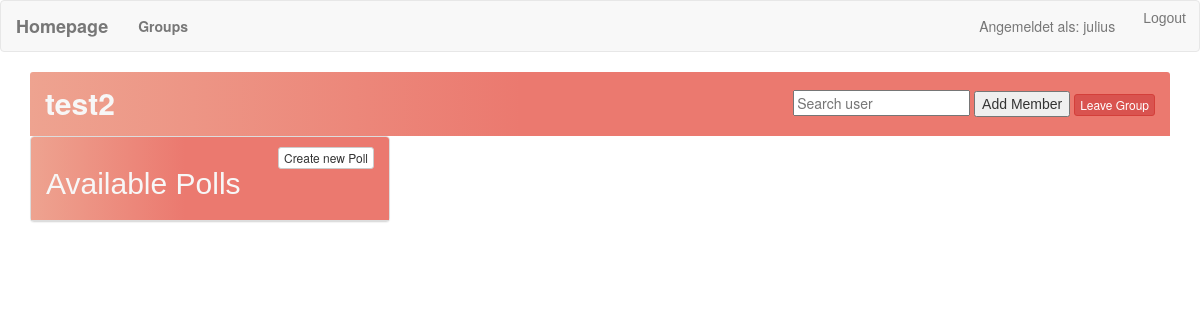
Page /group/2/ (signed in) on the earlier database version.
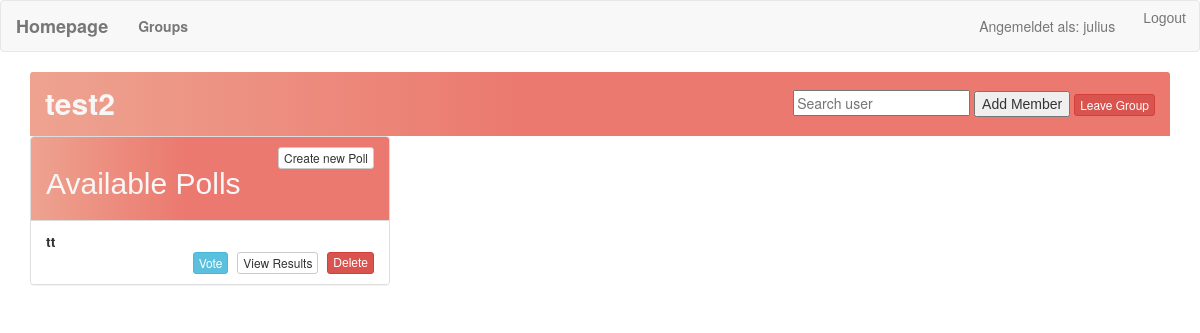
Same page on the later database version.
### todolist/models.py (models this page shows, shortened)
class Group(models.Model):
    name = models.CharField(max_length=100)
    members = models.ManyToManyField(User, related_name='group_memberships')
    polls = models.ManyToManyField('poll.Poll', related_name='groups_polls', blank=True)

### poll/models.py (models this page shows, shortened)
class Poll(models.Model):
    question = models.TextField(max_length=105)
    option_one = models.CharField(max_length=30)
    option_two = models.CharField(max_length=30)
    option_three = models.CharField(max_length=30)
    option_one_count = models.IntegerField(default=0)
    option_two_count = models.IntegerField(default=0)
    option_three_count = models.IntegerField(default=0)
    group = models.ForeignKey(Group, related_name='group_polls', null=True, blank=True, on_delete=models.SET_NULL)#angepasst

### todolist/views.py (the view)
# urls.py: path('group/<int:group_id>/', todolist_views.group_detail, name='group_detail'),
def group_detail(request, group_id):
    group = Group.objects.get(pk=group_id)
    if request.user in group.members.all():
        polls = Poll.objects.filter(group=group)
        return render(request, 'group_detail.html', {'group': group, 'polls': polls})
    else:
        return redirect('group')  # Hier kannst du den Pfad anpassen

### templates/group_detail.html (shortened to what this page needs)
{% extends "base.html" %}
{% block main %}
<div class="panel-heading" style="display: flex; justify-content: space-between; align-items: center;">
    <div class="panel-title">
        {{ group.name }}
    </div>
    <form method="post" action="{% url 'add_member' group_id=group.id %}">
        <input type="text" name="username" placeholder="Search user">
        <button type="submit">Add Member</button>
        <a href="{% url 'leave_group' group.id %}" class="btn btn-danger btn-xs" onclick="return confirm('Are you sure you want to leave this group?');">Leave Group</a>
    </form>
</div>
<div class="row">
    <div class="col-lg-4 col-lg-offset-0">
        <div class="panel panel-default">
            <div class="panel-heading" style="display: flex; justify-content: space-between; align-items: center;">
                <div class="panel-title">
                    <h2>Available Polls</h2>
                  </div>
                <a href="{% url 'create' group_id=group.id %}" class="btn btn-default btn-xs"style="align-self: flex-start;">Create new Poll</a>
            </div>
            <ul class="list-group">
                {% for poll in polls %}
                <li class="list-group-item">
                    <strong>{{ poll.question }}</strong>
                    <div class="button-container">
                        <a href="{% url 'vote' poll.id %}" class="btn btn-info btn-xs">Vote</a> &nbsp;
                        <a href="{% url 'results' poll.id %}" class="btn btn-default btn-xs">View Results</a> &nbsp;
                        <form action="{% url 'delete_poll' poll.id %}" method="post" style="display: inline-block;" onsubmit="return confirm('Are you sure you want to delete this poll?');">
                            <button type="submit" class="btn btn-danger btn-xs">Delete</button>
                        </form>
                    </div>
                </li>
                {% endfor %}
            </ul>
        </div>
    </div>
</div>
{% endblock %}

### templates/base.html (shortened to what this page needs)
<!DOCTYPE html>
<html lang="en">
    <head>
        <link rel="stylesheet" href="https://maxcdn.bootstrapcdn.com/bootstrap/3.3.7/css/bootstrap.min.css">
    </head>
    <body>
        <nav class="navbar navbar-default" role="navigation">
            <div class="navbar-header">
                <a class="navbar-brand" href="{% url 'calendar' %}">Homepage</a>
            </div>
                <div class="collapse navbar-collapse navbar-ex1-collapse">
                    <ul class="nav navbar-nav">
                        <li><a href="{% url 'group' %}">Groups</a></li>
                    </ul>
                    <ul class="nav navbar-nav navbar-right">
                        {% if request.user.is_authenticated %}
                        <li><p class="navbar-text">Angemeldet als: {{ request.user.username }}</p></li>
                        <li>
                            <form method="post" action="{% url 'logout' %}">
                                <button type="submit" class="btn btn-link">Logout</button>
                            </form>
                        </li>
                        {% else %}
                        <li><a href="{% url 'login' %}">Login</a></li>
                        {% endif %}
                    </ul>
                </div>
        </nav>
        <div class="container">
            {% block main %}{% endblock %}
        </div>
    </body>
</html>

### templates/base.html (style rules this page uses)
h1, h2, h3, h4, h5, h6, button { font-family: 'Raleway', sans-serif; }
a, p { color: #4b5156 }
a { font-weight: 600; }
.navbar-nav.navbar-right { margin-left: auto; }
.panel-heading { background: linear-gradient(90deg, #EEA390 0%, #EB796F 43%, #EB796F 100%); }
.panel-title { color: rgb(247, 247, 247); text-decoration: none; font-size: 30px; font-weight: bold; }

### templates/group_detail.html (style rules this page uses)
.button-container { display: flex; justify-content: flex-end; align-items: center; }
.button-container .btn { margin-left: 5px; }

Differences in the rows shown:
added Poll: question "tt"
